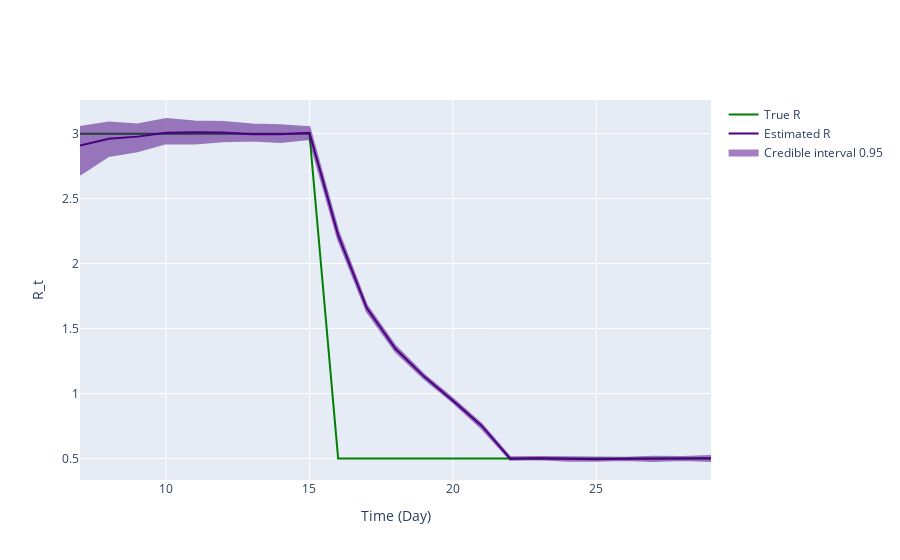

Write notebook code for a chart like this one.
### Markdown cell above
## Inference plot using class method results

### Code cell
fig = ReproductionNumberPlot()

fig.add_ground_truth_rt(ground_truth)
fig.add_interval_rt(new_intervals)

fig.update_labels(time_label='Time (Day)', r_label='R_t')

fig.show_figure()

### Figure 1 — Plotly figure (JSON) as saved in the notebook; plotly's stock layout.template omitted (floating-point values rounded to 4 significant figures)
{"data": [{"line": {"color": "green"}, "mode": "lines", "name": "True R", "type": "scatter", "x": [7, 8, 9, 10, 11, 12, 13, 14, 15, 16, 17, 18, 19, 20, 21, 22, 23, 24, 25, 26, 27, 28, 29], "y": [3, 3, 3, 3, 3, 3, 3, 3, 3, 0.5, 0.5, 0.5, 0.5, 0.5, 0.5, 0.5, 0.5, 0.5, 0.5, 0.5, 0.5, 0.5, 0.5]}, {"line": {"color": "indigo"}, "mode": "lines", "name": "Estimated R", "type": "scatter", "x": [7, 8, 9, 10, 11, 12, 13, 14, 15, 16, 17, 18, 19, 20, 21, 22, 23, 24, 25, 26, 27, 28, 29], "y": [2.908, 2.96, 2.977, 3.007, 3.01, 3.009, 2.996, 2.995, 3.006, 2.219, 1.658, 1.344, 1.13, 0.9451, 0.7524, 0.4986, 0.5024, 0.496, 0.4934, 0.4968, 0.4974, 0.4997, 0.5019]}, {"fill": "toself", "fillcolor": "indigo", "line": {"color": "indigo"}, "mode": "lines", "name": "Credible interval 0.95", "opacity": 0.5, "type": "scatter", "x": [7, 8, 9, 10, 11, 12, 13, 14, 15, 16, 17, 18, 19, 20, 21, 22, 23, 24, 25, 26, 27, 28, 29, 29, 28, 27, 26, 25, 24, 23, 22, 21, 20, 19, 18, 17, 16, 15, 14, 13, 12, 11, 10, 9, 8, 7], "y": [3.051, 3.085, 3.07, 3.113, 3.094, 3.089, 3.071, 3.064, 3.049, 2.254, 1.679, 1.365, 1.144, 0.9619, 0.765, 0.5094, 0.5107, 0.5081, 0.5051, 0.5059, 0.5127, 0.5103, 0.5193, 0.481, 0.4874, 0.4804, 0.4879, 0.4822, 0.483, 0.4946, 0.4892, 0.7321, 0.9335, 1.114, 1.323, 1.632, 2.184, 2.959, 2.936, 2.948, 2.941, 2.924, 2.927, 2.864, 2.828, 2.684]}], "layout": {"hovermode": "x unified", "xaxis": {"title": {"text": "Time (Day)"}}, "yaxis": {"title": {"text": "R_t"}}}}
